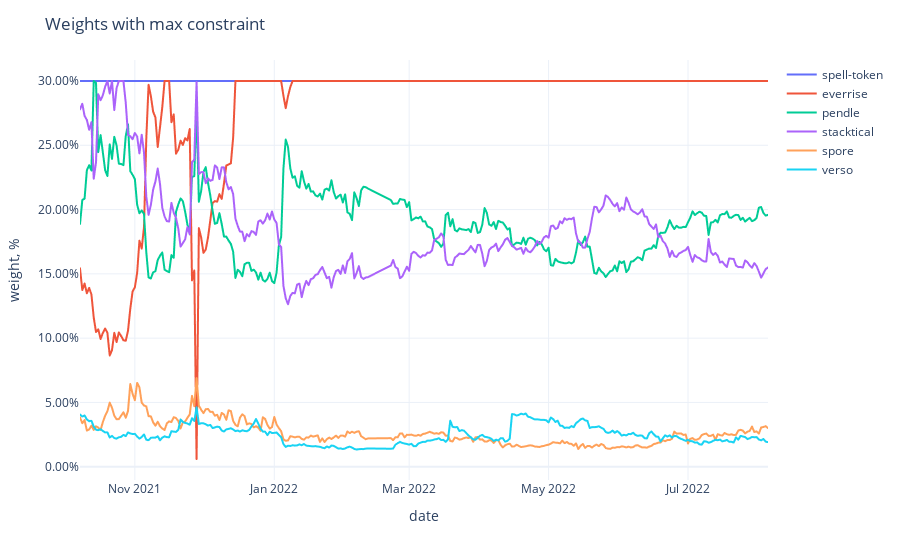

Notebook source saved alongside this figure:
### Code cell
fig = px.line(adjusted_weights,
              labels={'value': 'weight, %', 'variable': ''})
fig.update_traces(
    hovertemplate="%{y}"
)
fig.update_yaxes(
    tickformat=".2%",
)
fig.update_xaxes(
    showspikes=True,
    spikethickness=2,
    spikedash="dot",
    spikecolor="#999999",
    spikemode="across",
)
fig.update_layout(
    hovermode="x",
    hoverdistance=100,  ## Distance to show hover label of data point
    spikedistance=1000,  ## Distance to show spike
    template='plotly_white',
    title='Weights with max constraint'
)

### Figure 1 — Plotly figure (JSON) as saved in the notebook; plotly's stock layout.template omitted (floating-point values rounded to 4 significant figures; data arrays with more than 128 entries replaced by an {"elided": "..."} marker saying what was removed)
{"data": [{"hovertemplate": "%{y}", "legendgroup": "spell-token", "line": {"color": "#636efa", "dash": "solid"}, "marker": {"symbol": "circle"}, "mode": "lines", "name": "spell-token", "showlegend": true, "type": "scattergl", "x": {"elided": "293 str values"}, "xaxis": "x", "y": {"elided": "293 float values"}, "yaxis": "y"}, {"hovertemplate": "%{y}", "legendgroup": "everrise", "line": {"color": "#EF553B", "dash": "solid"}, "marker": {"symbol": "circle"}, "mode": "lines", "name": "everrise", "showlegend": true, "type": "scattergl", "x": {"elided": "293 str values"}, "xaxis": "x", "y": {"elided": "293 float values"}, "yaxis": "y"}, {"hovertemplate": "%{y}", "legendgroup": "pendle", "line": {"color": "#00cc96", "dash": "solid"}, "marker": {"symbol": "circle"}, "mode": "lines", "name": "pendle", "showlegend": true, "type": "scattergl", "x": {"elided": "293 str values"}, "xaxis": "x", "y": {"elided": "293 float values"}, "yaxis": "y"}, {"hovertemplate": "%{y}", "legendgroup": "stacktical", "line": {"color": "#ab63fa", "dash": "solid"}, "marker": {"symbol": "circle"}, "mode": "lines", "name": "stacktical", "showlegend": true, "type": "scattergl", "x": {"elided": "293 str values"}, "xaxis": "x", "y": {"elided": "293 float values"}, "yaxis": "y"}, {"hovertemplate": "%{y}", "legendgroup": "spore", "line": {"color": "#FFA15A", "dash": "solid"}, "marker": {"symbol": "circle"}, "mode": "lines", "name": "spore", "showlegend": true, "type": "scattergl", "x": {"elided": "293 str values"}, "xaxis": "x", "y": {"elided": "293 float values"}, "yaxis": "y"}, {"hovertemplate": "%{y}", "legendgroup": "verso", "line": {"color": "#19d3f3", "dash": "solid"}, "marker": {"symbol": "circle"}, "mode": "lines", "name": "verso", "showlegend": true, "type": "scattergl", "x": {"elided": "293 str values"}, "xaxis": "x", "y": {"elided": "293 float values"}, "yaxis": "y"}], "layout": {"autosize": true, "hoverdistance": 100, "hovermode": "x", "legend": {"title": {"text": ""}, "tracegroupgap": 0}, "margin": {"t": 60}, "spikedistance": 1000, "title": {"text": "Weights with max constraint"}, "xaxis": {"anchor": "y", "autorange": true, "domain": [0, 1], "range": ["2021-10-08", "2022-08-05"], "showspikes": true, "spikecolor": "#999999", "spikedash": "dot", "spikemode": "across", "spikethickness": 2, "title": {"text": "date"}, "type": "date"}, "yaxis": {"anchor": "x", "autorange": true, "domain": [0, 1], "range": [-0.01035, 0.3163], "tickformat": ".2%", "title": {"text": "weight, %"}, "type": "linear"}}}
